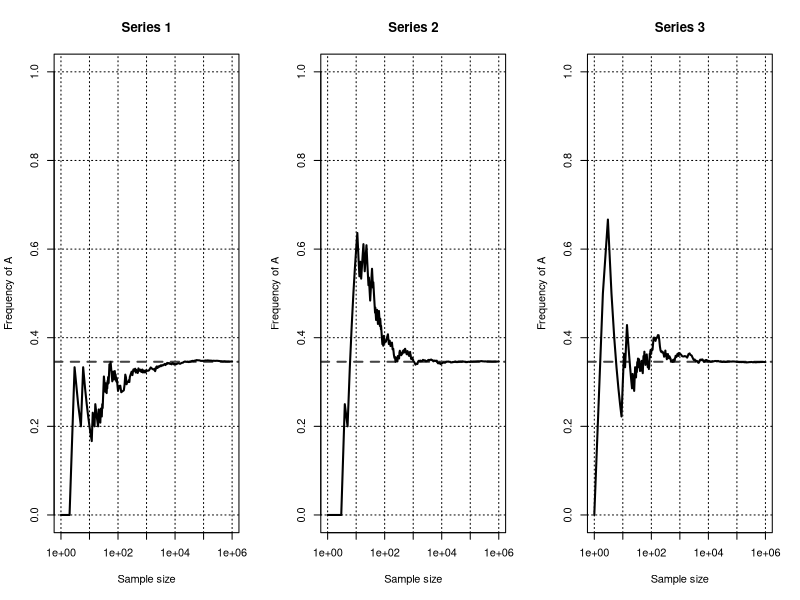

This chart was generated by the following R code:
## ---- chunk 1
options(width=300)
knitr::opts_chunk$set(
  fig.width = 7, fig.height = 5, 
  fig.path='figures',
  fig.align = "center", 
  size = "tiny", 
  echo = TRUE, eval=TRUE, 
  warning = FALSE, message = FALSE, 
  results = TRUE, comment = "")
# knitr::asis_output("\\footnotesize")

## ---- chunk 2
################################################################
## Illustration of the frequential definition of probability.
##
## We generate a fake genomic sequence having the same nucleotide 
## composition as Mycoplasma genitalium, and perform a random sampling.  


## Parameters for the sampling of nucleotides in the Mycoplasma genome

## Instantiate a vector with the count of occurrences per residue
## in the whole genome of Mycoplasma genitalium.
nt.counts.mycoplasma <- c("A" = 200543,
                          "C" = 91524,
                          "G" = 92312,
                          "T" = 195695)
genome.size.mycoplasma <- sum(nt.counts.mycoplasma)

## Compute genome size
L <- sum(nt.counts.mycoplasma)  ## Genome length
N <- 1.0e+6           ## Samplin size
x.values <- c(1:100,10*(11:100),100*(11:100),1000*(11:100),10000*(11:100)) ## Values to be plotted (plotting the 10^6 values would generate a huge file where most points are not even visible)


## For the sake of storage economy, rather than analyzing the actual
## genome sequence, we generate a fake genome of the same size as 
## Mycoplasma genitalium, and with the same nucleotide frequencies 
## (but where residues are sorted alphabetically). Since the sampling 
## is done in a position-independent way this does not affect the result.
genome <- rep(names(nt.counts.mycoplasma), nt.counts.mycoplasma)

## Calculate the probability of the A residue
p.A <- nt.counts.mycoplasma["A"]/genome.size.mycoplasma


## Generate four plots illustrating the convergence of the realization frequency of an event (sampling of nucleotide A in Myciplasma genome) towards the probability of this event (frequency of this nucleotide in the whole genome).
par(mfrow=c(1,3)) ## Four panels per figure

## Perform 4 independent trials, to give an idea of the variability of the initial frequencies
for (i in 1:3) {
  
  ## Sample residues in the fake genome
  res.sample <- sample(genome,size=N,replace=T)
  
  ## Count the cumulative sum of adenine residues
  A.cumsum <- cumsum(res.sample == "A")
  A.cumfreq <- A.cumsum/(1:N)
  
  plot(x.values, A.cumfreq[x.values],
       col="black",
       log="x",
       type="l",
       main=paste("Series", i),
       xlab="Sample size",
       ylab="Frequency of A",
       panel.first=c(grid(col="black"),
         abline(h=p.A,col="#444444", lwd=2,lty="dashed")),
       ylim=c(0,1), lwd=2
       )
  
}
par(mfrow=c(1,1)) ## Restore default plot parameters

